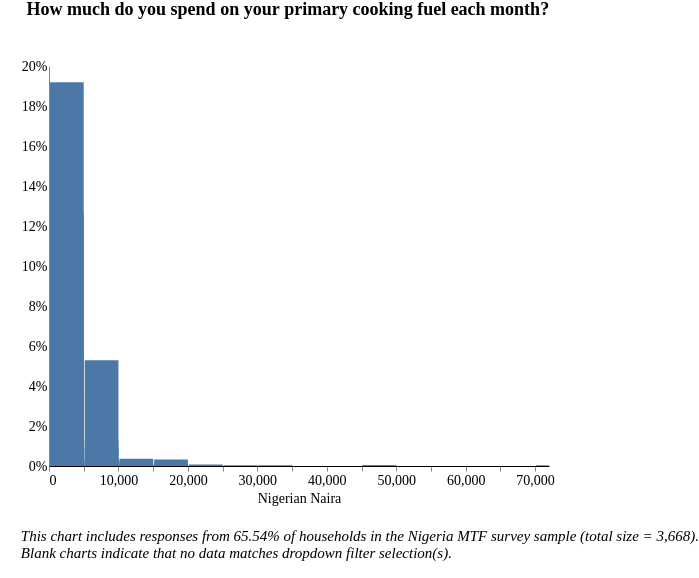

Specify this chart in Vega-Lite:
### Vega-Lite specification from a JSON file in a GitHub repository (floating-point values rounded to 4 significant figures; data arrays with more than 128 entries replaced by an {"elided": "..."} marker saying what was removed)
{"width": 800, "height": 400, "config": {"title": {"fontSize": 18, "font": "Times New Roman", "anchor": "center", "fontColor": "#000000"}, "axisX": {"domain": true, "domainColor": "#000000", "grid": false, "labelFont": "Times New Roman", "labelFontSize": 14, "titleFont": "Times New Roman", "titleFontSize": 14, "titleFontWeight": "normal", "title": "X Axis Title (units)"}, "axisY": {"domain": true, "grid": false, "gridColor": "#DEDDDD", "gridWidth": 1, "labelFont": "Times New Roman", "labelFontSize": 14, "labelAngle": 0, "ticks": false, "titleFont": "Times New Roman", "titleFontSize": 14, "titleFontWeight": "normal", "titlePadding": 10, "title": "Y Axis Title (units)"}, "range": {"category": ["#2980B9", "#003366", "#FFAE19", "#D68910", "#E67E22", "#D35400", "#FF4500", "#FF6162", "#438B28", "#45B39D", "#99ADC1", "#212F3C"]}, "legend": {"labelFont": "Times New Roman", "labelFontSize": 14, "symbolType": "square", "symbolSize": 100, "titleFont": "Times New Roman", "titleFontSize": 14, "titleFontWeight": "normal", "title": "Legend", "orient": "right", "offset": 0}, "tooltip": {"font": "Open Sans"}, "view": {"stroke": "transparent", "text": {"font": "Times New Roman", "color": ["#2980B9", "#003366", "#FFAE19", "#D68910", "#E67E22", "#D35400", "#FF4500", "#FF6162", "#438B28", "#45B39D", "#99ADC1", "#212F3C"], "fontSize": 14, "align": "right", "fontWeight": 400, "size": 14}, "bar": {"size": 40, "binSpacing": 1, "continuousBandSize": 30, "discreteBandSize": 30, "fill": ["#2980B9", "#003366", "#FFAE19", "#D68910", "#E67E22", "#D35400", "#FF4500", "#FF6162", "#438B28", "#45B39D", "#99ADC1", "#212F3C"], "stroke": false}}}, "concat": [{"mark": "bar", "encoding": {"tooltip": [{"field": "i36a", "title": "Response (Binned)", "type": "quantitative"}, {"aggregate": "sum", "field": "pct", "format": ".2%", "title": "Percentage", "type": "quantitative"}], "x": {"axis": {"title": "Nigerian Naira"}, "bin": {"extent": [1, 72000], "step": 5000}, "field": "i36a", "scale": {"clamp": true, "domain": [0, 72000]}, "type": "quantitative"}, "y": {"aggregate": "sum", "axis": {"format": "%"}, "field": "pct", "title": "", "type": "quantitative"}}, "height": 400, "selection": {"selector023": {"type": "single", "fields": ["stove"], "bind": {"input": "select", "options": [null, "3-Stone/Open Fire Stove", "Manufactured Stove Traditional", "Koresone Stove", "LPG/Natural Gas Stove", "Electric Stove"], "labels": ["All Stove Types", "3-Stone/Open Fire Stove", "Manufactured Stove Traditional", "Koresone Stove", "LPG/Natural Gas Stove", "Electric Stove"], "name": "Stove Type  "}}, "selector022": {"type": "single", "fields": ["i19a"], "bind": {"input": "select", "options": [null, "Wood purchased", "Wood collected", "Charcoal", "Kerosene", "Crop Residue/Plant Biomass", "LPG/cooking gas", "Garbage", "Electric", "Piped Natural Gas", "Charcoal Briquettes", "Coal Briquette", "Biomass Briquette", "Coal/lignite", "Other, specify"], "labels": ["All Fuel Types", "Wood purchased", "Wood collected", "Charcoal", "Kerosene", "Crop Residue/Plant Biomass", "LPG/cooking gas", "Garbage", "Electric", "Piped Natural Gas", "Charcoal Briquettes", "Coal Briquette", "Biomass Briquette", "Coal/lignite", "Other"], "name": "Fuel Type  "}}, "selector024": {"type": "single", "fields": ["locality"], "bind": {"input": "select", "options": [null, 0, 1], "labels": ["National", "Urban", "Rural"], "name": "Locality Breakdown  "}}, "selector025": {"type": "single", "fields": ["elc_aggr_tier"], "bind": {"input": "select", "options": [null, "Tier 0", "Tier 1", "Tier 2", "Tier 3", "Tier 4", "Tier 5"], "labels": ["All Tiers", "Tier 0", "Tier 1", "Tier 2", "Tier 3", "Tier 4", "Tier 5"], "name": "Electricity Tiers  "}}}, "title": {"text": ["How much do you spend on your primary cooking fuel each month?"], "color": "black", "subtitleColor": "black", "offset": 40}, "transform": [{"joinaggregate": [{"op": "count", "field": "*", "as": "total"}]}, {"calculate": "1 / datum.total", "as": "pct"}, {"bin": {"maxbins": 20}, "field": "m", "as": "mbin"}, {"filter": {"selection": "selector023"}}, {"filter": {"selection": "selector022"}}, {"filter": {"selection": "selector024"}}, {"filter": {"selection": "selector025"}}], "width": 500}], "data": {"name": "data-0b772f76d3fa4cd70df902e369e58f50"}, "padding": {"left": 20, "right": 0, "bottom": 0, "top": 0}, "title": {"text": ["", "", "This chart includes responses from 65.54% of households in the Nigeria MTF survey sample (total size = 3,668).", "Blank charts indicate that no data matches dropdown filter selection(s).", ""], "anchor": "start", "baseline": "bottom", "font": "Times New Roman", "fontSize": 15, "fontStyle": "italic", "fontWeight": "normal", "orient": "bottom"}, "$schema": "https://vega.github.io/schema/vega-lite/v4.17.0.json", "datasets": {"data-0b772f76d3fa4cd70df902e369e58f50": {"elided": "2778 records"}}}
